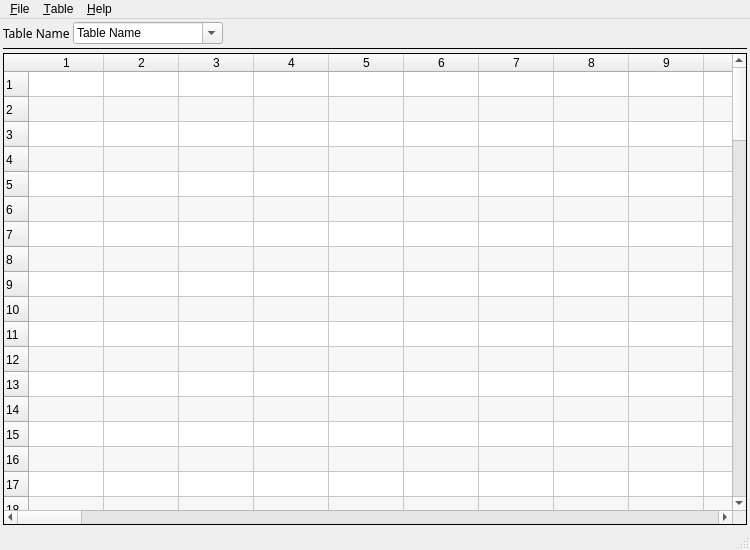
<?xml version="1.0" encoding="UTF-8"?>
<ui version="4.0">
 <class>MainWindow</class>
 <widget class="QMainWindow" name="MainWindow">
  <property name="geometry">
   <rect>
    <x>0</x>
    <y>0</y>
    <width>750</width>
    <height>550</height>
   </rect>
  </property>
  <property name="windowTitle">
   <string>MainWindow</string>
  </property>
  <widget class="QWidget" name="centralwidget">
   <property name="locale">
    <locale language="English" country="UnitedStates"/>
   </property>
   <layout class="QVBoxLayout" name="verticalLayout">
    <property name="spacing">
     <number>3</number>
    </property>
    <property name="leftMargin">
     <number>3</number>
    </property>
    <property name="topMargin">
     <number>3</number>
    </property>
    <property name="rightMargin">
     <number>3</number>
    </property>
    <property name="bottomMargin">
     <number>3</number>
    </property>
    <item>
     <layout class="QHBoxLayout" name="horizontalLayout">
      <property name="spacing">
       <number>3</number>
      </property>
      <item>
       <layout class="QFormLayout" name="formLayout">
        <item row="0" column="0">
         <widget class="QLabel" name="lbl_tableName">
          <property name="font">
           <font>
            <family>Segoe UI Semibold</family>
            <pointsize>9</pointsize>
            <bold>false</bold>
           </font>
          </property>
          <property name="text">
           <string>Table Name</string>
          </property>
         </widget>
        </item>
        <item row="0" column="1">
         <widget class="QComboBox" name="cmb_tableName">
          <property name="sizePolicy">
           <sizepolicy hsizetype="Maximum" vsizetype="Fixed">
            <horstretch>0</horstretch>
            <verstretch>0</verstretch>
           </sizepolicy>
          </property>
          <property name="minimumSize">
           <size>
            <width>150</width>
            <height>0</height>
           </size>
          </property>
          <property name="editable">
           <bool>true</bool>
          </property>
          <property name="currentText">
           <string>Table Name</string>
          </property>
          <property name="sizeAdjustPolicy">
           <enum>QComboBox::AdjustToContents</enum>
          </property>
          <property name="minimumContentsLength">
           <number>0</number>
          </property>
          <property name="placeholderText">
           <string/>
          </property>
          <item>
           <property name="text">
            <string extracomment="Chose or Make Table">Table Name</string>
           </property>
          </item>
          <item>
           <property name="text">
            <string>-------------</string>
           </property>
          </item>
         </widget>
        </item>
       </layout>
      </item>
      <item>
       <spacer name="horizontalSpacer">
        <property name="orientation">
         <enum>Qt::Horizontal</enum>
        </property>
        <property name="sizeHint" stdset="0">
         <size>
          <width>40</width>
          <height>20</height>
         </size>
        </property>
       </spacer>
      </item>
     </layout>
    </item>
    <item>
     <widget class="Line" name="line">
      <property name="frameShadow">
       <enum>QFrame::Plain</enum>
      </property>
      <property name="orientation">
       <enum>Qt::Horizontal</enum>
      </property>
     </widget>
    </item>
    <item>
     <widget class="QTableWidget" name="tableWidget">
      <property name="frameShape">
       <enum>QFrame::Box</enum>
      </property>
      <property name="frameShadow">
       <enum>QFrame::Plain</enum>
      </property>
      <property name="midLineWidth">
       <number>0</number>
      </property>
      <property name="editTriggers">
       <set>QAbstractItemView::AllEditTriggers</set>
      </property>
      <property name="dragEnabled">
       <bool>true</bool>
      </property>
      <property name="dragDropMode">
       <enum>QAbstractItemView::DragDrop</enum>
      </property>
      <property name="defaultDropAction">
       <enum>Qt::MoveAction</enum>
      </property>
      <property name="alternatingRowColors">
       <bool>true</bool>
      </property>
      <property name="iconSize">
       <size>
        <width>16</width>
        <height>16</height>
       </size>
      </property>
      <property name="textElideMode">
       <enum>Qt::ElideRight</enum>
      </property>
      <property name="sortingEnabled">
       <bool>true</bool>
      </property>
      <property name="rowCount">
       <number>100</number>
      </property>
      <property name="columnCount">
       <number>100</number>
      </property>
      <attribute name="horizontalHeaderCascadingSectionResizes">
       <bool>true</bool>
      </attribute>
      <attribute name="horizontalHeaderMinimumSectionSize">
       <number>39</number>
      </attribute>
      <attribute name="horizontalHeaderDefaultSectionSize">
       <number>75</number>
      </attribute>
      <attribute name="horizontalHeaderShowSortIndicator" stdset="0">
       <bool>true</bool>
      </attribute>
      <attribute name="horizontalHeaderStretchLastSection">
       <bool>true</bool>
      </attribute>
      <attribute name="verticalHeaderCascadingSectionResizes">
       <bool>true</bool>
      </attribute>
      <attribute name="verticalHeaderMinimumSectionSize">
       <number>20</number>
      </attribute>
      <attribute name="verticalHeaderDefaultSectionSize">
       <number>25</number>
      </attribute>
      <attribute name="verticalHeaderShowSortIndicator" stdset="0">
       <bool>false</bool>
      </attribute>
      <attribute name="verticalHeaderStretchLastSection">
       <bool>true</bool>
      </attribute>
      <row/>
      <row/>
      <row/>
      <row/>
      <row/>
      <row/>
      <row/>
      <row/>
      <row/>
      <row/>
      <row/>
      <row/>
      <row/>
      <row/>
      <row/>
      <row/>
      <row/>
      <row/>
      <row/>
      <row/>
      <row/>
      <row/>
      <row/>
      <row/>
      <row/>
      <row/>
      <row/>
      <row/>
      <row/>
      <row/>
      <row/>
      <row/>
      <row/>
      <row/>
      <row/>
      <row/>
      <row/>
      <row/>
      <row/>
      <row/>
      <row/>
      <row/>
      <row/>
      <row/>
      <row/>
      <row/>
      <row/>
      <row/>
      <row/>
      <row/>
      <row/>
      <row/>
      <row/>
      <row/>
      <row/>
      <row/>
      <row/>
      <row/>
      <row/>
      <row/>
      <row/>
      <row/>
      <row/>
      <row/>
      <row/>
      <row/>
      <row/>
      <row/>
      <row/>
      <row/>
      <row/>
      <row/>
      <row/>
      <row/>
      <row/>
      <row/>
      <row/>
      <row/>
      <row/>
      <row/>
      <row/>
      <row/>
      <row/>
      <row/>
      <row/>
      <row/>
      <row/>
      <row/>
      <row/>
      <row/>
      <row/>
      <row/>
      <row/>
      <row/>
      <row/>
      <row/>
      <row/>
      <row/>
      <row/>
      <row/>
      <column/>
      <column/>
      <column/>
      <column/>
      <column/>
      <column/>
      <column/>
      <column/>
      <column/>
      <column/>
      <column/>
      <column/>
      <column/>
      <column/>
      <column/>
      <column/>
      <column/>
      <column/>
      <column/>
      <column/>
      <column/>
      <column/>
      <column/>
      <column/>
      <column/>
      <column/>
      <column/>
      <column/>
      <column/>
      <column/>
      <column/>
      <column/>
      <column/>
      <column/>
      <column/>
      <column/>
      <column/>
      <column/>
      <column/>
      <column/>
      <column/>
      <column/>
      <column/>
      <column/>
      <column/>
      <column/>
      <column/>
      <column/>
      <column/>
      <column/>
      <column/>
      <column/>
      <column/>
      <column/>
      <column/>
      <column/>
      <column/>
      <column/>
      <column/>
      <column/>
      <column/>
      <column/>
      <column/>
      <column/>
      <column/>
      <column/>
      <column/>
      <column/>
      <column/>
      <column/>
      <column/>
      <column/>
      <column/>
      <column/>
      <column/>
      <column/>
      <column/>
      <column/>
      <column/>
      <column/>
      <column/>
      <column/>
      <column/>
      <column/>
      <column/>
      <column/>
      <column/>
      <column/>
      <column/>
      <column/>
      <column/>
      <column/>
      <column/>
      <column/>
      <column/>
      <column/>
      <column/>
      <column/>
      <column/>
      <column/>
     </widget>
    </item>
   </layout>
  </widget>
  <widget class="QMenuBar" name="menubar">
   <property name="geometry">
    <rect>
     <x>0</x>
     <y>0</y>
     <width>750</width>
     <height>22</height>
    </rect>
   </property>
   <widget class="QMenu" name="menuFile">
    <property name="title">
     <string>&amp;File</string>
    </property>
    <addaction name="actionNew"/>
    <addaction name="separator"/>
    <addaction name="actionOpen"/>
    <addaction name="separator"/>
    <addaction name="actionSave"/>
    <addaction name="actionSaveAs"/>
    <addaction name="separator"/>
    <addaction name="actionExit"/>
   </widget>
   <widget class="QMenu" name="menuTable">
    <property name="title">
     <string>&amp;Table</string>
    </property>
    <addaction name="actionAddRow"/>
    <addaction name="actionAddColumn"/>
    <addaction name="separator"/>
    <addaction name="actionDelRow"/>
    <addaction name="actionDelColumn"/>
   </widget>
   <widget class="QMenu" name="menuHelp">
    <property name="title">
     <string>&amp;Help</string>
    </property>
    <addaction name="actionAbout"/>
   </widget>
   <addaction name="menuFile"/>
   <addaction name="menuTable"/>
   <addaction name="menuHelp"/>
  </widget>
  <widget class="QStatusBar" name="statusbar"/>
  <action name="actionOpen">
   <property name="text">
    <string>Open</string>
   </property>
   <property name="shortcut">
    <string>Ctrl+O</string>
   </property>
  </action>
  <action name="actionSave">
   <property name="text">
    <string>Save</string>
   </property>
   <property name="shortcut">
    <string>Ctrl+S</string>
   </property>
  </action>
  <action name="actionSaveAs">
   <property name="text">
    <string>Save As</string>
   </property>
   <property name="shortcut">
    <string>Ctrl+Shift+S</string>
   </property>
  </action>
  <action name="actionExit">
   <property name="text">
    <string>Exit</string>
   </property>
  </action>
  <action name="actionAddRow">
   <property name="text">
    <string>Add Row</string>
   </property>
   <property name="toolTip">
    <string>Add Row</string>
   </property>
   <property name="shortcut">
    <string>Shift+R</string>
   </property>
  </action>
  <action name="actionAddColumn">
   <property name="text">
    <string>Add Column</string>
   </property>
   <property name="shortcut">
    <string>Shift+C</string>
   </property>
  </action>
  <action name="actionAbout">
   <property name="text">
    <string>About</string>
   </property>
  </action>
  <action name="actionDelRow">
   <property name="text">
    <string>Del Row</string>
   </property>
  </action>
  <action name="actionDelColumn">
   <property name="text">
    <string>Del Column</string>
   </property>
  </action>
  <action name="actionNew">
   <property name="text">
    <string>&amp;New</string>
   </property>
  </action>
 </widget>
 <resources/>
 <connections/>
</ui>
